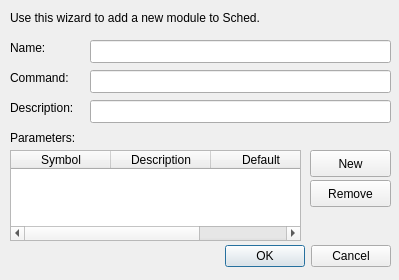
<?xml version="1.0" encoding="UTF-8"?>
<ui version="4.0">
 <class>Dialog</class>
 <widget class="QDialog" name="Dialog">
  <property name="geometry">
   <rect>
    <x>0</x>
    <y>0</y>
    <width>399</width>
    <height>280</height>
   </rect>
  </property>
  <property name="windowTitle">
   <string>Add New Module</string>
  </property>
  <widget class="QDialogButtonBox" name="okCancelButtons">
   <property name="geometry">
    <rect>
     <x>50</x>
     <y>240</y>
     <width>341</width>
     <height>32</height>
    </rect>
   </property>
   <property name="orientation">
    <enum>Qt::Horizontal</enum>
   </property>
   <property name="standardButtons">
    <set>QDialogButtonBox::Cancel|QDialogButtonBox::Ok</set>
   </property>
  </widget>
  <widget class="QLabel" name="label">
   <property name="geometry">
    <rect>
     <x>10</x>
     <y>10</y>
     <width>351</width>
     <height>16</height>
    </rect>
   </property>
   <property name="text">
    <string>Use this wizard to add a new module to Sched.</string>
   </property>
  </widget>
  <widget class="QLabel" name="label_5">
   <property name="geometry">
    <rect>
     <x>10</x>
     <y>130</y>
     <width>71</width>
     <height>16</height>
    </rect>
   </property>
   <property name="text">
    <string>Parameters:</string>
   </property>
  </widget>
  <widget class="QPushButton" name="newParameterButton">
   <property name="geometry">
    <rect>
     <x>310</x>
     <y>150</y>
     <width>81</width>
     <height>27</height>
    </rect>
   </property>
   <property name="text">
    <string>New</string>
   </property>
  </widget>
  <widget class="QLabel" name="label_3">
   <property name="geometry">
    <rect>
     <x>10</x>
     <y>40</y>
     <width>52</width>
     <height>15</height>
    </rect>
   </property>
   <property name="text">
    <string>Name:</string>
   </property>
  </widget>
  <widget class="QPushButton" name="removeParameterButton">
   <property name="geometry">
    <rect>
     <x>310</x>
     <y>180</y>
     <width>81</width>
     <height>27</height>
    </rect>
   </property>
   <property name="text">
    <string>Remove</string>
   </property>
  </widget>
  <widget class="QLineEdit" name="nameInputBox">
   <property name="geometry">
    <rect>
     <x>90</x>
     <y>40</y>
     <width>301</width>
     <height>23</height>
    </rect>
   </property>
  </widget>
  <widget class="QTableWidget" name="parameterList">
   <property name="geometry">
    <rect>
     <x>10</x>
     <y>150</y>
     <width>291</width>
     <height>91</height>
    </rect>
   </property>
   <property name="columnCount">
    <number>3</number>
   </property>
   <attribute name="verticalHeaderVisible">
    <bool>false</bool>
   </attribute>
   <attribute name="verticalHeaderVisible">
    <bool>false</bool>
   </attribute>
   <column>
    <property name="text">
     <string>Symbol</string>
    </property>
   </column>
   <column>
    <property name="text">
     <string>Description</string>
    </property>
   </column>
   <column>
    <property name="text">
     <string>Default</string>
    </property>
   </column>
  </widget>
  <widget class="QLabel" name="label_4">
   <property name="geometry">
    <rect>
     <x>10</x>
     <y>70</y>
     <width>71</width>
     <height>16</height>
    </rect>
   </property>
   <property name="text">
    <string>Command:</string>
   </property>
  </widget>
  <widget class="QLineEdit" name="commandInputBox">
   <property name="geometry">
    <rect>
     <x>90</x>
     <y>70</y>
     <width>301</width>
     <height>23</height>
    </rect>
   </property>
  </widget>
  <widget class="QLabel" name="label_6">
   <property name="geometry">
    <rect>
     <x>10</x>
     <y>100</y>
     <width>71</width>
     <height>16</height>
    </rect>
   </property>
   <property name="text">
    <string>Description:</string>
   </property>
  </widget>
  <widget class="QLineEdit" name="descriptionInputBox">
   <property name="geometry">
    <rect>
     <x>90</x>
     <y>100</y>
     <width>301</width>
     <height>23</height>
    </rect>
   </property>
  </widget>
 </widget>
 <resources/>
 <connections>
  <connection>
   <sender>okCancelButtons</sender>
   <signal>accepted()</signal>
   <receiver>Dialog</receiver>
   <slot>accept()</slot>
   <hints>
    <hint type="sourcelabel">
     <x>248</x>
     <y>254</y>
    </hint>
    <hint type="destinationlabel">
     <x>157</x>
     <y>274</y>
    </hint>
   </hints>
  </connection>
  <connection>
   <sender>okCancelButtons</sender>
   <signal>rejected()</signal>
   <receiver>Dialog</receiver>
   <slot>reject()</slot>
   <hints>
    <hint type="sourcelabel">
     <x>316</x>
     <y>260</y>
    </hint>
    <hint type="destinationlabel">
     <x>286</x>
     <y>274</y>
    </hint>
   </hints>
  </connection>
 </connections>
</ui>
